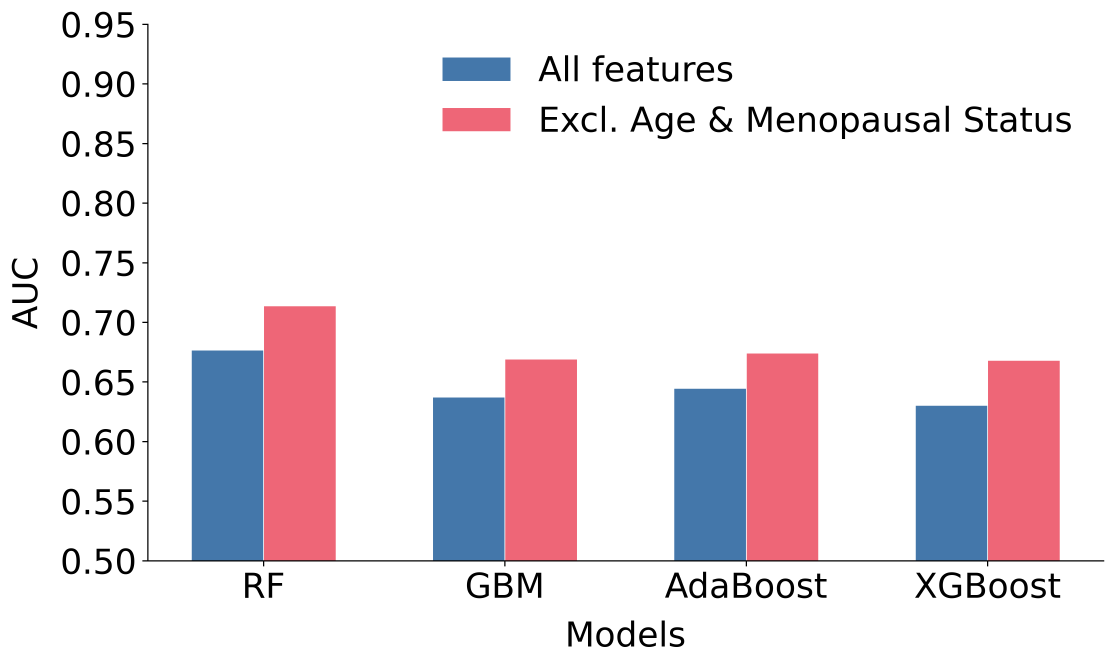
#> input picture datasets/figures/auc_expA_comparison.png, 4458 x 2660 px, found by its file name (shown at 1/4 size); the run also reads 1 picture not shown here
$ python fig1.py
#> lines starting #> are read from the running program, lines starting #| are printed output that depends on the picture
import os
import numpy as np
import matplotlib
matplotlib.use('Agg')
import matplotlib.pyplot as plt
import matplotlib.image as mpimg

base_dir = '/Users/cagriozdemir/PycharmProjects/Machine learning-based relapse prediction '
SAVE_DIR = os.path.join(base_dir, 'datasets', 'figures')

# ── Load images ────────────────────────────────────────
img_a = mpimg.imread(os.path.join(SAVE_DIR, 'auc_expA_comparison.png'))
#> img_a is the input picture: shape (2660, 4458, 4) float32; mean R, G, B, A 0.928, 0.884, 0.899, 1
img_b = mpimg.imread(os.path.join(SAVE_DIR, 'auc_expB_comparison.png'))
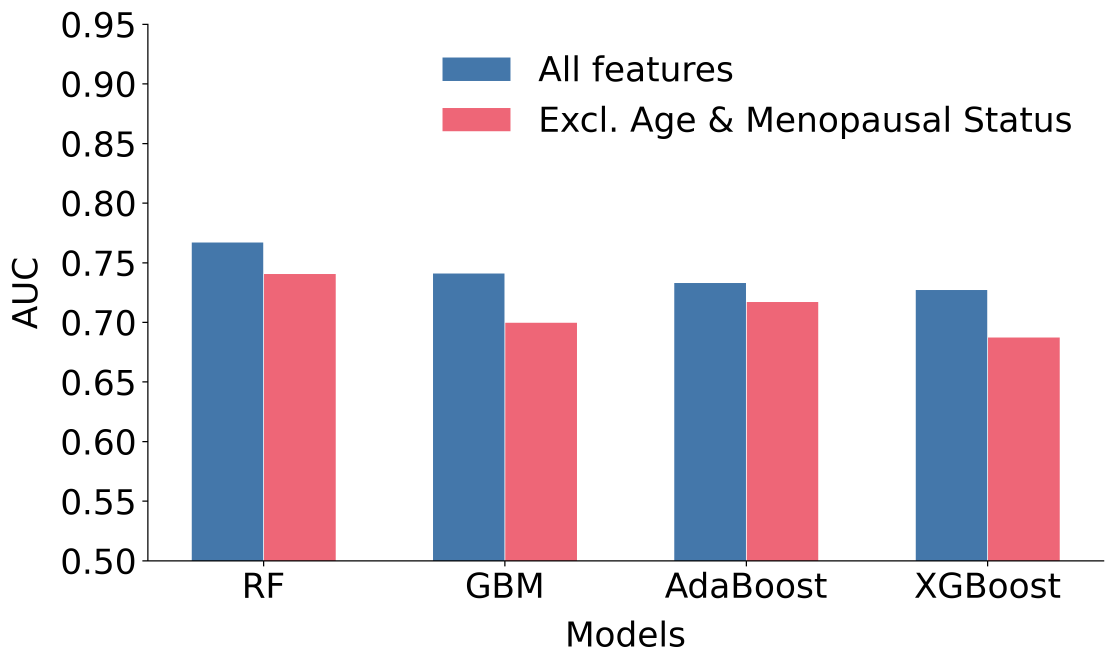
#> input picture datasets/figures/auc_expB_comparison.png, 4458 x 2660 px, found by its file name (shown at 1/4 size)
#> img_b is the input picture: shape (2660, 4458, 4) float32; mean R, G, B, A 0.909, 0.865, 0.87, 1
img_c = mpimg.imread(os.path.join(SAVE_DIR, 'paired_sensitivity_age_meno.png'))

# ── Create figure ──────────────────────────────────────
# Row 1: two plots side by side
# Row 2: one wide plot spanning full width
fig = plt.figure(figsize=(18, 14))

# Panel a — top left
ax1 = fig.add_subplot(2, 2, 1)
ax1.imshow(img_a)
ax1.axis('off')
ax1.text(-0.05, 1.05, 'a', transform=ax1.transAxes,
         fontsize=30, fontweight='bold', va='top', ha='right')

# Panel b — top right
ax2 = fig.add_subplot(2, 2, 2)
ax2.imshow(img_b)
ax2.axis('off')
ax2.text(-0.05, 1.05, 'b', transform=ax2.transAxes,
         fontsize=30, fontweight='bold', va='top', ha='right')

# Panel c — full bottom row
ax3 = fig.add_subplot(2, 1, 2)
ax3.imshow(img_c)
ax3.axis('off')
ax3.text(-0.023, 1.05, 'c', transform=ax3.transAxes,
         fontsize=30, fontweight='bold', va='top', ha='right')

plt.subplots_adjust(hspace=0.05, wspace=0.05)
plt.tight_layout(pad=1.5)

save_path = os.path.join(SAVE_DIR, 'figure_combined.png')
plt.savefig(save_path, dpi=450, bbox_inches='tight',
            facecolor='white', edgecolor='none')
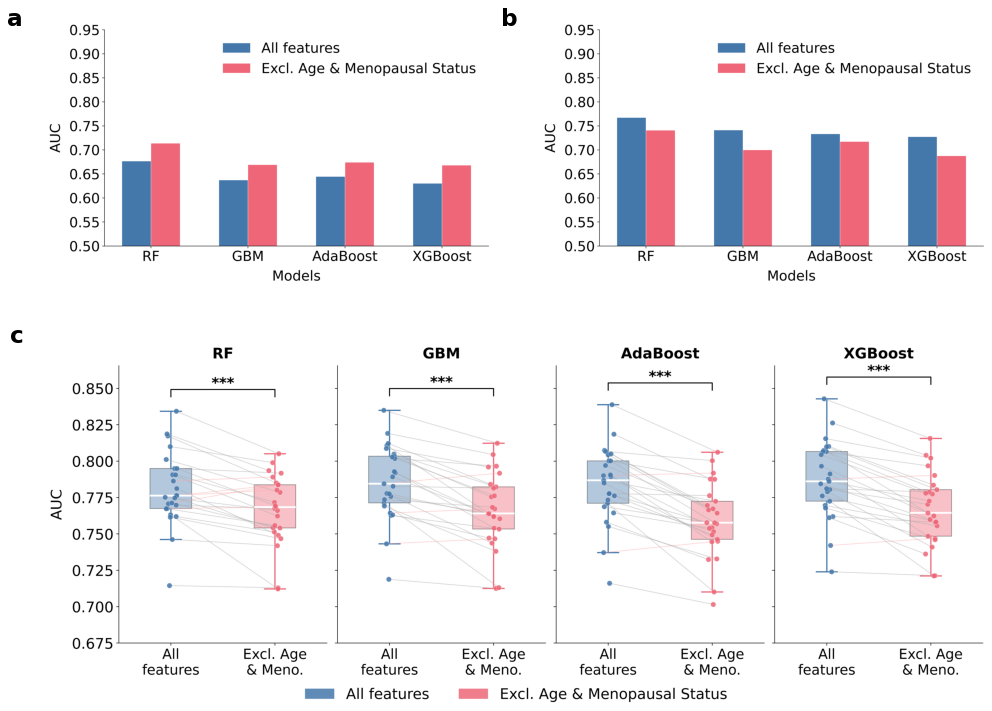
#> figure drawn by matplotlib, 3 panels
plt.close()

print(f"Combined figure saved → {save_path}")
